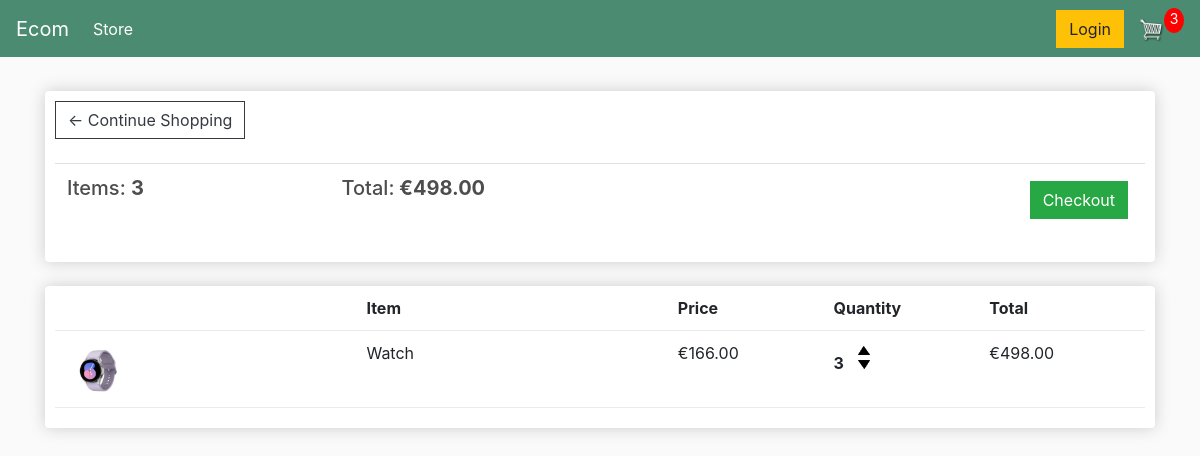
The page /cart/ (signed in) on the database as committed earlier.
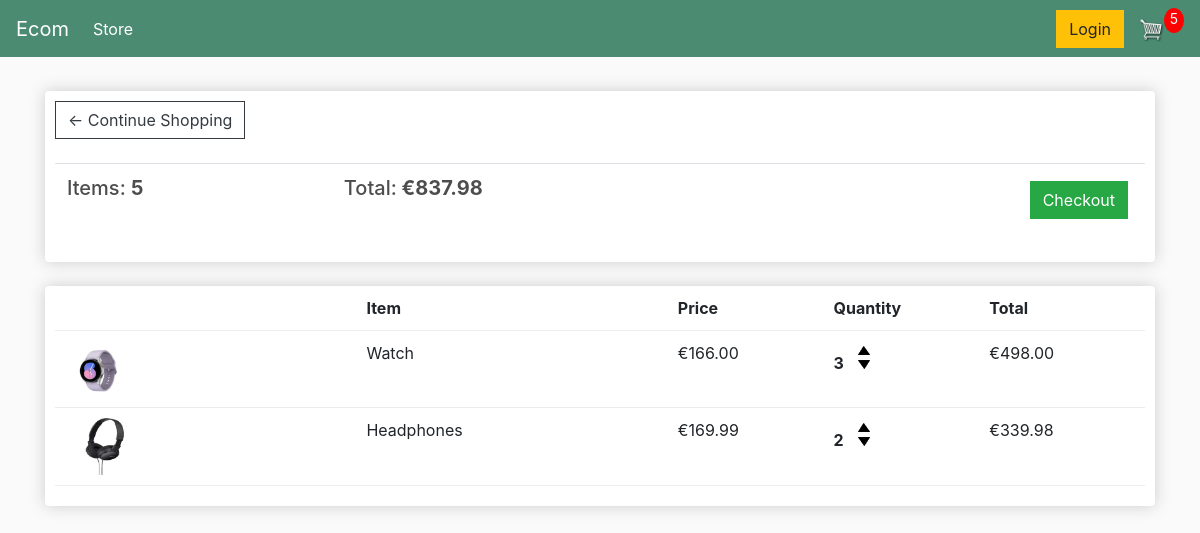
The same page on the database as committed later.
### store/models.py (models this page shows, shortened)
class Order(models.Model):
    customer = models.ForeignKey(Customer, on_delete=models.SET_NULL, null=True, blank=True)
    date_ordered = models.DateTimeField(auto_now_add=True)
    complete = models.BooleanField(default=False)
    transaction_id = models.CharField(max_length=100, null=True)
    @property
    def get_cart_total(self):
        orderitems = self.orderitem_set.all()
        total = sum([item.get_total for item in orderitems])
        return total
    @property
    def get_cart_items(self):
        orderitems = self.orderitem_set.all()
        total = sum([item.quantity for item in orderitems])
        return total

class OrderItem(models.Model):
    product = models.ForeignKey(Product, on_delete=models.SET_NULL, null=True)
    order = models.ForeignKey(Order, on_delete=models.SET_NULL, null=True)
    quantity = models.IntegerField(default=0, null=True, blank=True)
    date_added = models.DateTimeField(auto_now_add=True)
    @property
    def get_total(self):
        total = self.product.price * self.quantity
        return total

class Product(models.Model):
    name = models.CharField(max_length=200)
    price = models.DecimalField(max_digits=7, decimal_places=2)
    digital = models.BooleanField(default=False, null=True, blank=False)
    image = models.ImageField(null=True, blank=True)
    @property
    def imageURL(self):
        try:
            url = self.image.url
        except:
            url = ''
        return url

### store/views.py (the view)
# urls.py: path('cart/', views.cart, name="cart"),
def cart(request):
	data = cartData(request)
	cartItems = data['cartItems']
	order = data['order']
	items = data['items']
	context = {'items':items, 'order':order, 'cartItems':cartItems}
	return render(request, 'store/cart.html', context)

### store/utils.py (called while the page is built)
def cartData(request):
	if request.user.is_authenticated:
		customer = request.user.customer
		order, created = Order.objects.get_or_create(customer=customer, complete=False)
		items = order.orderitem_set.all()
		cartItems = order.get_cart_items
	else:
		cookieData = cookieCart(request)
		cartItems = cookieData['cartItems']
		order = cookieData['order']
		items = cookieData['items']
	return {'cartItems':cartItems ,'order':order, 'items':items}

### store/templates/store/cart.html
{% extends 'store/main.html' %}
{% load static %}
{% block content %}
	<div class="row">
		<div class="col-lg-12">
			<div class="box-element">
				<a  class="btn btn-outline-dark" href="{% url 'store' %}">&#x2190; Continue Shopping</a>
				<br>
				<br>
				<table class="table">
					<tr>
						<th><h5>Items: <strong>{{order.get_cart_items}}</strong></h5></th>
						<th><h5>Total:<strong> €{{order.get_cart_total|floatformat:2}}</strong></h5></th>
						<th>
							<a  style="float:right; margin:5px;" class="btn btn-success" href="{% url 'checkout' %}">Checkout</a>
						</th>
					</tr>
				</table>
			</div>
			<br>
			<div class="box-element">
				<div class="cart-row">
					<div style="flex:2"></div>
					<div style="flex:2"><strong>Item</strong></div>
					<div style="flex:1"><strong>Price</strong></div>
					<div style="flex:1"><strong>Quantity</strong></div>
					<div style="flex:1"><strong>Total</strong></div>
				</div>
				{% for item in items %}
				<div class="cart-row">
					<div style="flex:2"><img class="row-image" src="{{item.product.imageURL}}"></div>
					<div style="flex:2"><p>{{item.product.name}}</p></div>
					<div style="flex:1"><p>€{{item.product.price|floatformat:2}}</p></div>
					<div style="flex:1">
						<p class="quantity">{{item.quantity}}</p>
						<div class="quantity">
							<img data-product="{{item.product.id}}" data-action="add" class="chg-quantity update-cart" src="{% static  'images/arrow-up.png' %}">
							<img data-product="{{item.product.id}}" data-action="remove" class="chg-quantity update-cart" src="{% static  'images/arrow-down.png' %}">
						</div>
					</div>
					<div style="flex:1"><p>€{{item.get_total}}</p></div>
				</div>
				{% endfor %}
			</div>
		</div>
	</div>
{% endblock content %}

Rows that differ between the two databases and show on the page:
computed for Order: get_cart_items "3" → "5"; get_cart_total "498.00" → "837.98"
added OrderItem: product.imageURL (picture), product.name "Headphones", product.price "169.99", quantity "2", get_total "339.98"
Other text that changed with them:
{{ cartItems }}: "3" → "5"
